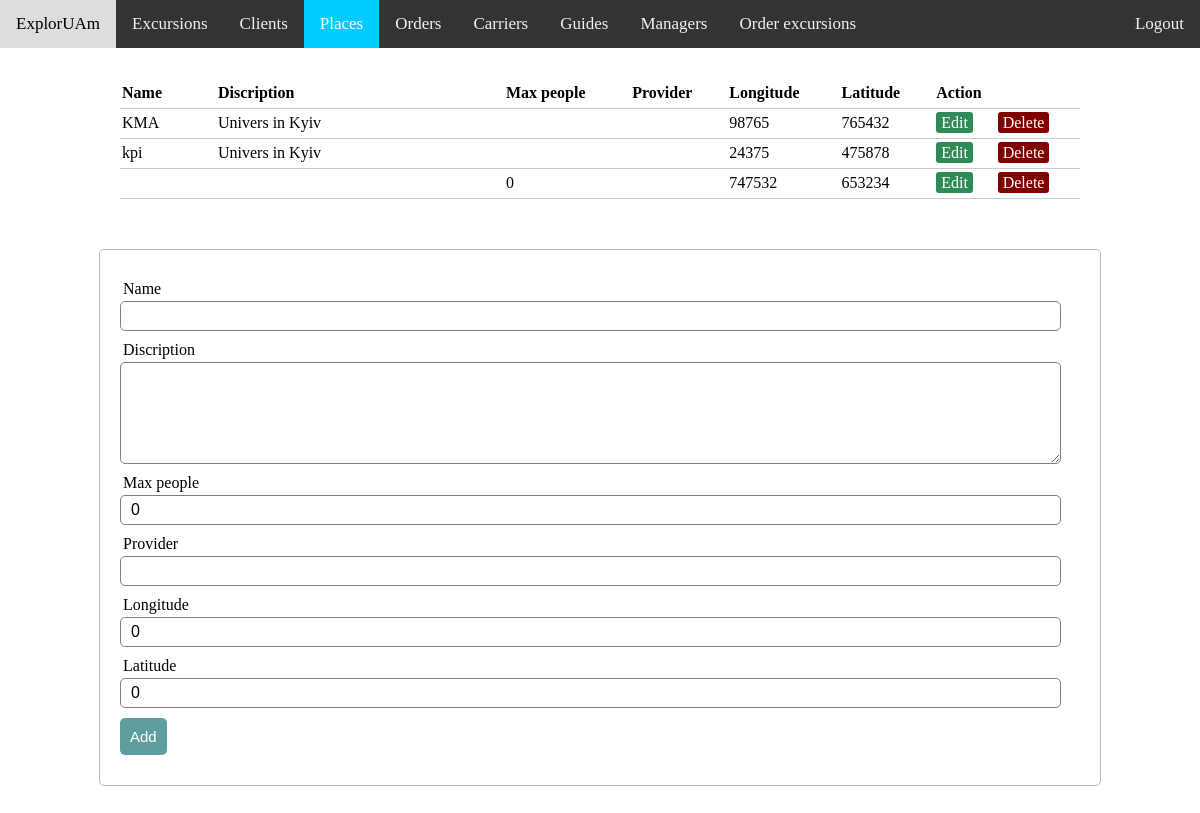
The app's page /admin_view/places.php with its own data.
### tables this page shows
CREATE TABLE IF NOT EXISTS `places` (
  `id_place` int(11) NOT NULL AUTO_INCREMENT,
  `name_place` varchar(30) NOT NULL,
  `discrip_place` varchar(300) NOT NULL,
  `max_people_place` int(11) DEFAULT NULL,
  `provider` varchar(50) DEFAULT NULL,
  `longitude` float NOT NULL,
  `latitude` float NOT NULL,
  PRIMARY KEY (`id_place`)
);

### admin_view/server_ex_pl.php (called while the page is built, shortened)
<?php
	$update = false;
	$name_place= "";
	$max_people_place= 0;
	$provider= "";
	$longitude= 0;
	$latitude= 0;
?>

### admin_view/places.php (the view, shortened to what this page needs)
<?php  include('server_ex_pl.php');
?>
<html>
<head>
<link rel="stylesheet" href="adminstyle.css">
</head>
<body>
<div class="topnav"> <a class="hover">ExplorUAm</a>
  <a href="excursions.php">Excursions</a>
  <a href="clients.php">Clients</a>
  <a class="active" href="places.php">Places</a>
  <a href="orders.php">Orders</a>
  <a href="carriers.php">Carriers</a>
  <a href="guides.php">Guides</a>
  <a href="managers.php">Managers</a>
  <a href="order_excursions.php">Order excursions</a>
  <a href="../main.php" style="float:right"> Logout </a>
</div>
<?php $results = mysqli_query($db, "SELECT * FROM places"); ?>
<table>
  <thead>
    <tr>
      <th>Name</th>
      <th>Discription</th>
      <th>Max people</th>
      <th>Provider</th>
      <th>Longitude</th>
      <th>Latitude</th>
      <th colspan="2">Action</th>
    </tr>
  </thead>
  <?php while ($row = mysqli_fetch_array($results)) { ?>
    <tr>
      <td class="name"><?php echo $row['name_place']; ?></td>
      <td class="des"><?php echo $row['discrip_place']; ?></td>
      <td><?php echo $row['max_people_place']; ?></td>
      <td><?php echo $row['provider']; ?></td>
      <td><?php echo $row['longitude']; ?></td>
      <td><?php echo $row['latitude']; ?></td>
      <td>
        <a href="places.php?edit_pl=<?php echo $row['id_place']; ?>" class="edit_btn" >Edit</a>
      </td>
      <td>
        <a href="server_ex_pl.php?del_pl=<?php echo $row['id_place']; ?>" class="del_btn">Delete</a>
      </td>
    </tr>
  <?php } ?>
</table>
  <form method="post" action="server_ex_pl.php" >
    <div class="input-group">
      <label>Name</label>
      <input type="text" name="name" value="<?php echo $name_place; ?>">
    </div>
    <div class="input-group" >
      <label>Discription</label>
      <textarea name="discrip" rows="5"><?php echo $discrip_place; ?></textarea>
    </div>
    <div class="input-group">
      <label>Max people</label>
      <input type="text" name="max" value="<?php echo $max_people_place; ?>">
    </div>
    <div class="input-group">
      <label>Provider</label>
      <input type="text" name="provider" value="<?php echo $provider; ?>">
    </div>
    <div class="input-group">
      <label>Longitude</label>
      <input type="text" name="long" value="<?php echo $longitude; ?>">
    </div>
    <div class="input-group">
      <label>Latitude</label>
      <input type="text" name="lat" value="<?php echo $latitude; ?>">
    </div>
    <div class="input-group">
      <?php if ($update == true): ?>
      <button class="btn" type="submit" name="update_pl" style="background: #ddd;" >Update</button>
      <?php else: ?>
      <button class="btn" type="submit" name="save_pl" >Add</button>
      <?php endif ?>
    </div>
  </form>
</body>
</html>

### admin_view/adminstyle.css (style rules this page uses)
body { margin: 0; }
.topnav { overflow: hidden; background-color: #333; }
.topnav a { float: left; color: #f2f2f2; text-align: center; padding: 14px 16px; text-decoration: none; font-size: 17px; }
.topnav a.hover { background-color: #ddd; color: black; }
.topnav a.active { background-color: #00CCFF; color: white; }
textarea { width: 98%; padding: 5px 10px; font-size: 16px; border-radius: 5px; border: 1px solid gray; }
table { width: 80%; margin: 30px auto; border-collapse: collapse; text-align: left; }
tr { border-bottom: 1px solid #cbcbcb; }
th, td { border: none; height: 30px; padding: 2px; }
td.name { width: 10%; }
td.des { width: 30%; }
form { width: 80%; margin: 50px auto; text-align: left; padding: 20px; border: 1px solid #bbbbbb; border-radius: 5px; }
.input-group { margin: 10px 0px 10px 0px; }
.input-group label { display: block; text-align: left; margin: 3px; }
.input-group input { height: 30px; width: 98%; padding: 5px 10px; font-size: 16px; border-radius: 5px; border: 1px solid gray; }
.btn { padding: 10px; font-size: 15px; color: white; background: #5F9EA0; border: none; border-radius: 5px; }
.edit_btn { text-decoration: none; padding: 2px 5px; background: #2E8B57; color: white; border-radius: 3px; }
.del_btn { text-decoration: none; padding: 2px 5px; color: white; border-radius: 3px; background: #800000; }

### records on screen
places: name_place "KMA", discrip_place "Univers in Kyiv", longitude "98765", latitude "765432"
places: name_place "kpi", discrip_place "Univers in Kyiv", longitude "24375", latitude "475878"
places: max_people_place "0", longitude "747532", latitude "653234"
